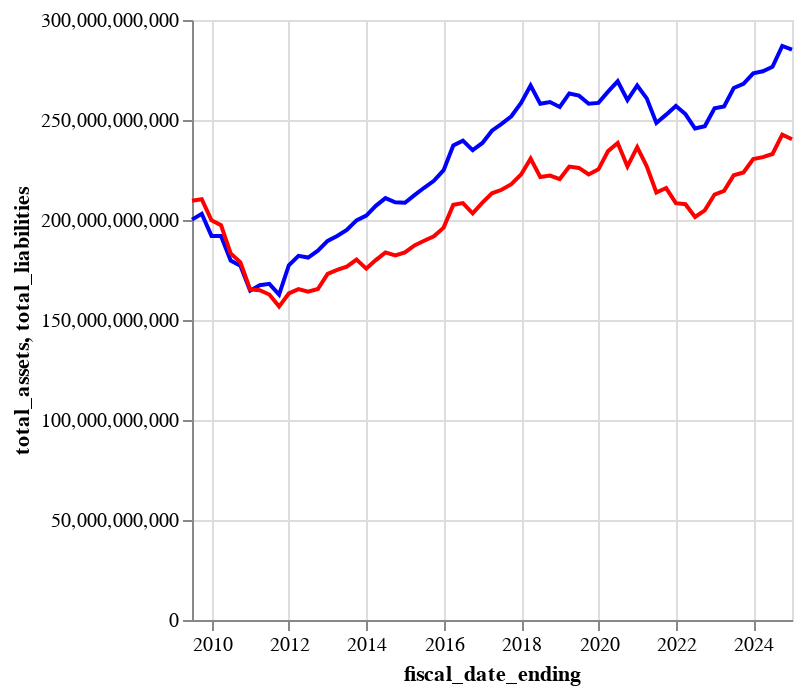

Write notebook code for a chart like this one.
### Code cell
import altair as alt

# Ensure your dates are datetime type
df_bs["fiscal_date_ending"] = pd.to_datetime(df_bs["fiscal_date_ending"])

line_assets = alt.Chart(df_bs).mark_line(color="blue").encode(
    x=alt.X("fiscal_date_ending:T"),
    y=alt.Y("total_assets:Q")
)

line_liabilities = alt.Chart(df_bs).mark_line(color="red").encode(
    x=alt.X("fiscal_date_ending:T"),
    y=alt.Y("total_liabilities:Q")
)

layered_chart = alt.layer(line_assets, line_liabilities)
layered_chart
